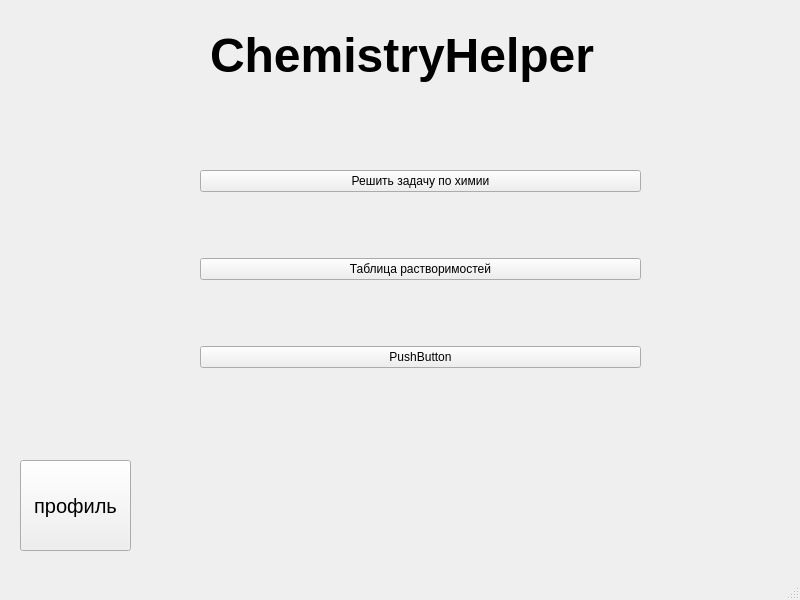
<?xml version="1.0" encoding="UTF-8"?>
<ui version="4.0">
 <class>MainWindow</class>
 <widget class="QMainWindow" name="MainWindow">
  <property name="geometry">
   <rect>
    <x>0</x>
    <y>0</y>
    <width>800</width>
    <height>600</height>
   </rect>
  </property>
  <property name="windowTitle">
   <string>MainWindow</string>
  </property>
  <widget class="QWidget" name="centralwidget">
   <widget class="QWidget" name="verticalLayoutWidget">
    <property name="geometry">
     <rect>
      <x>200</x>
      <y>110</y>
      <width>441</width>
      <height>321</height>
     </rect>
    </property>
    <layout class="QVBoxLayout" name="verticalLayout">
     <item>
      <widget class="QPushButton" name="pushButton_3">
       <property name="text">
        <string>Решить задачу по химии</string>
       </property>
      </widget>
     </item>
     <item>
      <widget class="QPushButton" name="tablitsyaRastv">
       <property name="text">
        <string>Таблица растворимостей</string>
       </property>
      </widget>
     </item>
     <item>
      <widget class="QPushButton" name="Zadachi">
       <property name="text">
        <string>PushButton</string>
       </property>
      </widget>
     </item>
    </layout>
   </widget>
   <widget class="QPushButton" name="pushButton">
    <property name="geometry">
     <rect>
      <x>20</x>
      <y>460</y>
      <width>111</width>
      <height>91</height>
     </rect>
    </property>
    <property name="font">
     <font>
      <pointsize>15</pointsize>
     </font>
    </property>
    <property name="text">
     <string>профиль</string>
    </property>
   </widget>
   <widget class="QLabel" name="label">
    <property name="geometry">
     <rect>
      <x>210</x>
      <y>20</y>
      <width>471</width>
      <height>71</height>
     </rect>
    </property>
    <property name="font">
     <font>
      <pointsize>36</pointsize>
      <weight>75</weight>
      <bold>true</bold>
     </font>
    </property>
    <property name="text">
     <string>ChemistryHelper</string>
    </property>
   </widget>
  </widget>
  <widget class="QMenuBar" name="menubar">
   <property name="geometry">
    <rect>
     <x>0</x>
     <y>0</y>
     <width>800</width>
     <height>21</height>
    </rect>
   </property>
  </widget>
  <widget class="QStatusBar" name="statusbar"/>
 </widget>
 <resources/>
 <connections/>
</ui>
